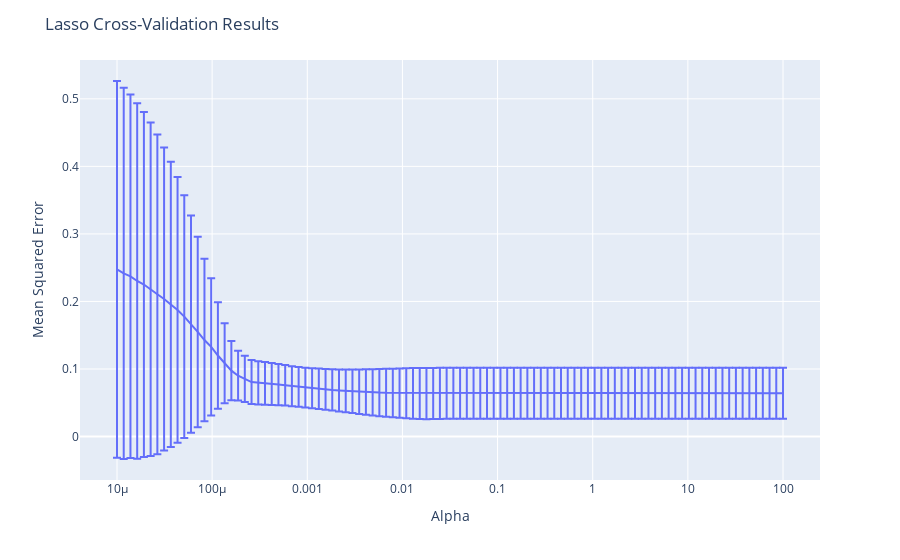

The notebook cell saved with this chart:
### Code cell
cv_results = pd.DataFrame({'alpha': lasso_cv_model.alphas_,
                           'mse': np.mean(lasso_cv_model.mse_path_, axis=1),
                           'std_error': np.std(lasso_cv_model.mse_path_, axis=1)})

fig = px.line(cv_results, x='alpha', y='mse')
fig.update_layout(title='Lasso Cross-Validation Results',
                  xaxis_title='Alpha',
                  xaxis_type='log',
                  yaxis_title='Mean Squared Error')
fig.update_traces(error_y=dict(type='data', array=cv_results['std_error']))


fig.show()
